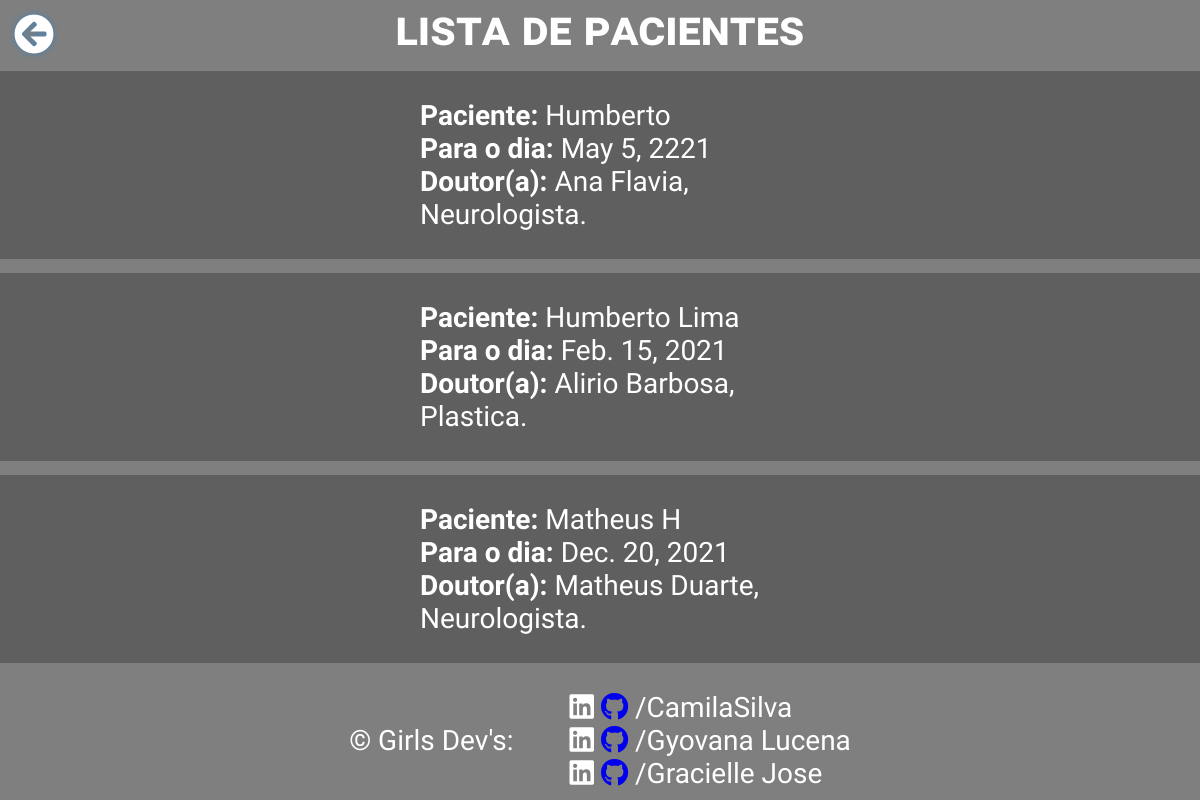
Page /CRUDweb/list_view/ on the earlier database version.
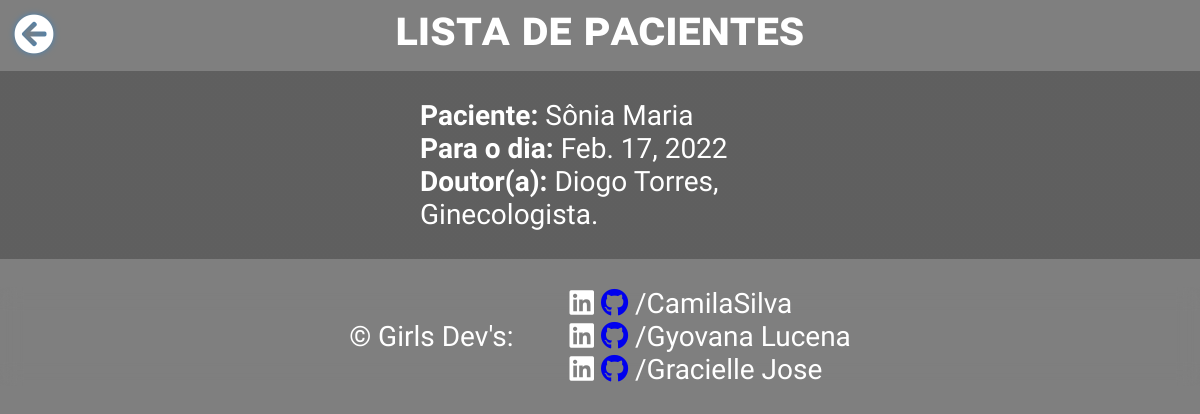
Same page on the later database version.
### CRUDweb/models.py (models this page shows)
class MarcarConsulta(models.Model):
    nome_paciente = models.CharField('Nome Paciente', max_length=50)
    cpf = models.CharField('CPF', max_length=11)
    data = models.DateField('Data Consulta')
    nome_medico = models.CharField('Nome Medico', max_length=50)
    especialidade = models.CharField('Especialidade Medica', max_length=50)

### CRUDweb/views.py (the view)
# urls.py: path('list_view/', list_view, name='list_view'),
def list_view(request):
    context = dict()
    context["consultas"] = MarcarConsulta.objects.all()
    return render(request, "list_view.html", context)

### CRUDweb/templates/list_view.html (shortened to what this page needs)
{% load static %}
<!DOCTYPE html>
<html lang="en">
<head>
    <link rel="stylesheet" href="https://use.fontawesome.com/releases/v5.15.4/css/all.css">
    <link rel="stylesheet" href="{% static 'css/LV.css' %}">
</head>
<body>
    <h1> lista de pacientes </h1>
    <div id="container">
        {% for consulta in consultas %}
            <div id="listagem">
                <div class="dados-paciente">
                    <p><strong>Paciente:</strong> {{consulta.nome_paciente}}</p>
                    <p><strong>Para o dia:</strong> {{consulta.data}}</p>
                    <p> <strong>Doutor(a):</strong> {{consulta.nome_medico}}, {{consulta.especialidade}}.</p>
                </div>
            </div>
        {% endfor %}
    </div>
    <div class="botoes">
        <a href="/CRUDweb"><button id="btn-voltar"><i class="fas fa-arrow-circle-left"></i></button></a>
    </div>
    <footer>
        <p>&copy; Girls Dev's: </p>
        <br/>
        <div id="equipe">
            <p><a class="dev" href="https://www.linkedin.com/in/camila-camasi/" target="_blank"><i class="fab fa-linkedin"></i></a> <a href="https://github.com/camilams27" target="_blank"><i class="fab fa-github"></i></a> /CamilaSilva</p>
            <p><a class="dev" href="#" target="_blank"><i class="fab fa-linkedin"></i></a> <a href="https://github.com/GyovanaLuni" target="_blank"><i class="fab fa-github"></i></a> /Gyovana Lucena</p>
            <p><a class="dev" href="#" target="_blank"><i class="fab fa-linkedin"></i></a> <a href="#" target="_blank"><i class="fab fa-github"></i></a> /Gracielle Jose</p>
        </div>
    </footer>
</body>
</html>

### CRUDweb/static/css/LV.css (style rules this page uses)
* { box-sizing: border-box; font-family: 'Baloo Bhaijaan 2', cursive; margin: 0; padding: 0; font-size: 3.5vh; }
body { background: linear-gradient(rgba(0,0,0,.50),rgba(0,0,0,.50)) 100%, url("https://images.pexels.com/photos/6129448/pexels-photo-6129448.jpeg?auto=compress&cs=tinysrgb&dpr=2&h=750&w=1260"), center no-repeat; color: white; width: 100vw; font-size: 2.5vh; display: flex; flex-direction: column; gap: .5rem; font-family: 'Baloo Bhaijaan 2', cursive; overflow-x: hidden; }
#container { display: flex; flex-direction: column; gap: .5rem; }
#listagem { display: flex; justify-content: center; align-items: center; gap: 5rem; background: linear-gradient(rgba(0,0,0,.25),rgba(0,0,0,.25)); width: 100vw; padding: 1rem 0; }
.dados-paciente { width: 30vw; text-align: left; }
h1 { text-align: center; font-variant: small-caps; font-size: 6vh; }
p { margin: 0; }
button { background: none; border: none; outline: none; }
#btn-voltar { color: white; position: fixed; top: .5rem; left: .5rem; filter: drop-shadow(0 0 3px steelblue); transition: .4s; }
.fa-arrow-circle-left { font-size: 5vh; }
footer { display: flex; width: 100vw; align-items: center; justify-content: center; gap: 1rem; background-color: rgba(255,255,255,.0); backdrop-filter: blur(10px); -webkit-backdrop-filter: blur(10px); }
#equipe { font-family: 'Inconsolata', monospace; }
.dev { text-decoration: none; color: white; }

Differences in the rows shown:
removed MarcarConsulta: nome_paciente "Humberto", data "May 5, 2221", nome_medico "Ana Flavia", especialidade "Neurologista"
removed MarcarConsulta: nome_paciente "Humberto Lima", data "Feb. 15, 2021", nome_medico "Alirio Barbosa", especialidade "Plastica"
removed MarcarConsulta: nome_paciente "Matheus H", data "Dec. 20, 2021", nome_medico "Matheus Duarte", especialidade "Neurologista"
added MarcarConsulta: nome_paciente "Sônia Maria", data "Feb. 17, 2022", nome_medico "Diogo Torres", especialidade "Ginecologista"
